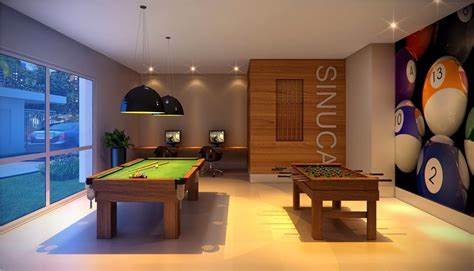
#> input picture aula6/sift/imgs/img.jpg, 474 x 271 px
$ python main.py
#> lines starting #> are read from the running program, lines starting #| are printed output that depends on the picture
import os
import cv2
import numpy as np


BASE_DIR    = os.path.dirname(__file__)
IMGS_FOLDER = os.path.join(BASE_DIR, 'imgs')

nome_arquivo = 'img.jpg'

caminho_img = os.path.join(IMGS_FOLDER, nome_arquivo)

imagem = cv2.imread(caminho_img, cv2.IMREAD_GRAYSCALE)
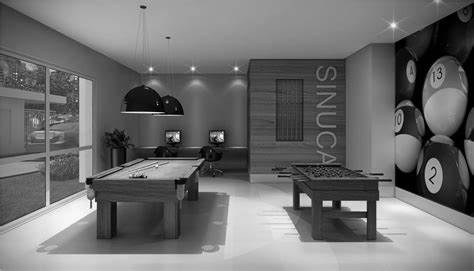
#> imagem: shape (271, 474); min 0, max 255, mean 111

sift = cv2.SIFT_create()
keypoints, descriptors = sift.detectAndCompute(imagem, None)
#> keypoints = 534 keypoints; strongest (x, y, size): (305, 201, 7.8), (359, 206, 8.6), (177, 136, 4.5), (365, 220, 2.8)

imagem_color = cv2.cvtColor(imagem, cv2.COLOR_GRAY2BGR)
imagem_sift  = cv2.drawKeypoints(
    imagem_color,
    keypoints,
    None,
    flags=cv2.DRAW_MATCHES_FLAGS_DRAW_RICH_KEYPOINTS
)
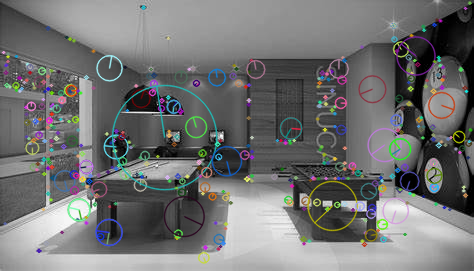
#> imagem_sift: shape (271, 474, 3); mean B, G, R 113.8, 113.9, 113.1
cv2.imshow('SIFT - Keypoints', imagem_sift)
cv2.waitKey(0)
cv2.destroyAllWindows()
